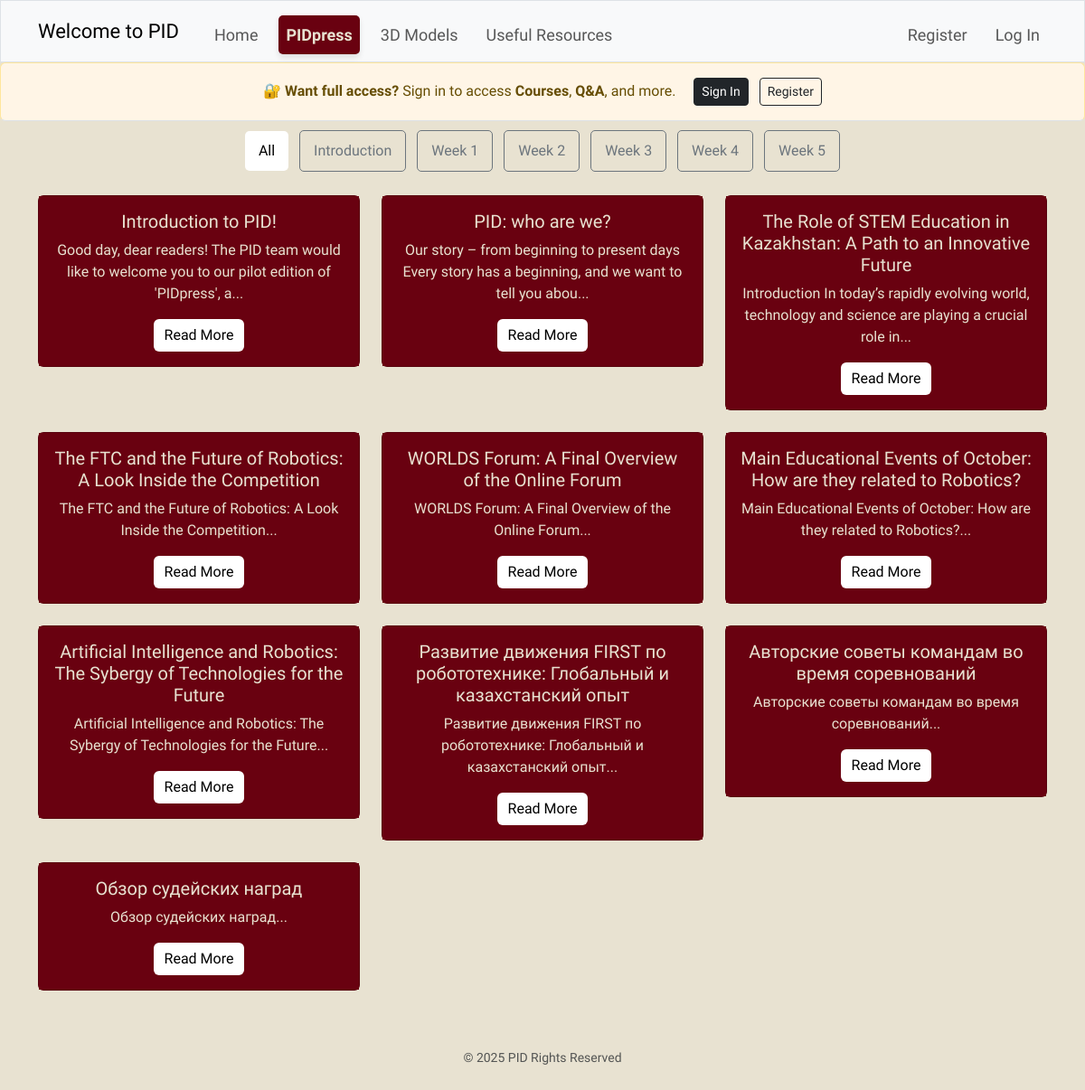
The page /pidpress on the database its author committed.
### tables this page shows
CREATE TABLE news (
id INTEGER PRIMARY KEY AUTOINCREMENT,
title TEXT NOT NULL,
img TEXT,
content TEXT NOT NULL,
category TEXT NOT NULL);

### app.py (the view)
@app.route("/pidpress", methods=["GET", "POST"])
def pidpress():
    categories = db.execute("SELECT DISTINCT category FROM news")
    selected_category = request.args.get('category', 'All')
    if selected_category == 'All':
        news_articles = db.execute("SELECT * FROM news")
    else:
        news_articles = db.execute("SELECT * FROM news WHERE category = ?", selected_category)
    return render_template('pidpress.html', news_articles=news_articles, categories=categories, selected_category=selected_category)

### templates/pidpress.html (shortened to what this page needs)
{% extends "layout.html" %}
{% block main %}
    <div class="container">
        <div class="scrollbar mb-3" style="overflow-x: auto; white-space: nowrap;">
            <a href="/pidpress?category=All" class="btn {% if selected_category == 'All' %}btn-primary{% else %}btn-outline-secondary{% endif %} mx-1">
                All
            </a>
            {% for category in categories %}
            <a href="/pidpress?category={{ category['category'] }}" class="btn {% if category['category'] == selected_category %}btn-primary{% else %}btn-outline-secondary{% endif %} mx-1">
                {{ category['category'] }}
            </a>
            {% endfor %}
        </div>
        <div class="row">
            {% if news_articles %}
                {% for article in news_articles %}
                    <div class="col-md-4">
                        <div class="card mb-4">
                            <div class="card-body">
                                <h5 class="card-title">{{ article['title'] }}</h5>
                                <p class="card-text">{{ article['content'][:100] }}...</p>
                                <button type="button" class="btn btn-primary" data-bs-toggle="modal" data-bs-target="#modal{{ article['id'] }}">
                                    Read More
                                </button>
                            </div>
                        </div>
                    </div>
                {% endfor %}
            {% else %}
            <div class="alert alert-warning" role="alert">
                No articles found for this category.
            </div>
            {% endif %}
        </div>
    </div>
{% endblock %}

### templates/layout.html (shortened to what this page needs)
<!DOCTYPE html>
<html lang="en">
<head>
    <link href="https://cdn.jsdelivr.net/npm/bootstrap@5.3.3/dist/css/bootstrap.min.css" rel="stylesheet"
>
</head>
<body>
    <nav class="bg-light border navbar navbar-expand-md navbar-light">
        <div class="container">
            <a class="navbar-brand" href="/" style="font-size: 22px; white-space: nowrap;">
                <span class="blue">Welcome</span><span class="red"> to PID</span>
            </a>
            <div class="collapse navbar-collapse" id="navbar">
                {% if session["user_id"] %}
                <ul class="navbar-nav me-auto mt-2 flex-wrap">
                    <li class="nav-item"><a class="nav-link{% if request.path == '/' %} active{% endif %}"
                            href="/">Home</a></li>
                    <li class="nav-item"><a class="nav-link{% if request.path == '/3dmodels' %} active{% endif %}"
                            href="/3dmodels">3D models</a></li>
                    <li class="nav-item"><a class="nav-link{% if request.path == '/pidpress' %} active{% endif %}"
                            href="/pidpress">PIDpress</a></li>
                    <li class="nav-item"><a class="nav-link{% if request.path == '/courses' %} active{% endif %}"
                            href="/courses">Courses</a></li>
                    <li class="nav-item"><a class="nav-link{% if request.path == '/mycourses' %} active{% endif %}"
                            href="/mycourses">MyCourses</a></li>
                    <li class="nav-item"><a class="nav-link{% if request.path.startswith('/qa') %} active{% endif %}"
                            href="/qa">Q&A</a></li>
                    <li class="nav-item"><a
                            class="nav-link{% if request.path == '/usefulresources' %} active{% endif %}"
                            href="/usefulresources">Useful Resources</a></li>
                </ul>
                <ul class="navbar-nav ms-auto mt-2">
                    <li class="nav-item"><a class="nav-link" href="/logout">Log Out</a></li>
                </ul>
                {% else %}
                <ul class="navbar-nav me-auto mt-2 flex-wrap">
                    <li class="nav-item"><a class="nav-link{% if request.path == '/' %} active{% endif %}"
                            href="/">Home</a></li>
                    <li class="nav-item"><a class="nav-link{% if request.path == '/pidpress' %} active{% endif %}"
                            href="/pidpress">PIDpress</a></li>
                    <li class="nav-item"><a class="nav-link{% if request.path == '/3dmodels' %} active{% endif %}"
                            href="/3dmodels">3D Models</a></li>
                    <li class="nav-item"><a
                            class="nav-link{% if request.path == '/usefulresources' %} active{% endif %}"
                            href="/usefulresources">Useful Resources</a></li>
                </ul>
                <ul class="navbar-nav ms-auto mt-2">
                    <li class="nav-item"><a class="nav-link" href="/register">Register</a></li>
                    <li class="nav-item"><a class="nav-link" href="/login">Log In</a></li>
                </ul>
                {% endif %}
            </div>
        </div>
    </nav>
    {% if not session["user_id"] %}
    <div class="alert alert-warning text-center mb-0 border-bottom" role="alert" style="background-color: #fff5e6;">
        <strong>🔐 Want full access?</strong>
        Sign in to access <strong>Courses</strong>, <strong>Q&A</strong>, and more.
        <a href="/login" class="btn btn-sm btn-dark ms-3">Sign In</a>
        <a href="/register" class="btn btn-sm btn-outline-dark ms-2">Register</a>
    </div>
    {% endif %}
    <main class="container-fluid text-center">
        {% block main %}{% endblock %}
    </main>
    <footer class="mb-5 small text-center text-muted" style="margin-top: 40px">
        &#169 2025 PID Rights Reserved
    </footer>
</body>
</html>

### templates/layout.html (style rules this page uses)
body { background-color: rgb(232, 226, 209); font-family: "Itim"; color: rgb(105, 1, 16); }
.nav-link { margin-left: 15px; font-size: 18px; transition: color 0.3s ease; white-space: nowrap; }
.nav-link.active { font-weight: bold; color: rgb(232, 226, 209) !important; background-color: rgb(105, 1, 16); padding: 8px 15px; border-radius: 5px; box-shadow: 0 4px 6px rgba(0, 0, 0, 0.1); }

### templates/pidpress.html (style rules this page uses)
.card-body { background-color: rgb(105, 1, 16); }
.scrollbar { padding: 10px 0; white-space: nowrap; overflow-x: scroll; overflow-y: hidden; -webkit-overflow-scrolling: touch; }
.scrollbar a { display: inline-block; text-align: center; padding: 10px 15px; border-radius: 5px; text-decoration: none; margin: 0 5px; transition: background-color 0.2s ease-in-out; }
.card { background-color: rgb(105, 1, 16); color: rgb(232, 226, 209) }
.btn.btn-primary { background-color: white; color: black; border: rgb(232, 226, 209) }

### rows shown on the page
news: title "Introduction to PID!", content "Good day, dear readers! The PID team would like to welcome you to our pilot edition of 'PIDpress', a"
news: title "PID: who are we?", content "Our story – from beginning to present days Every story has a beginning, and we want to tell you abou"
news: title "The Role of STEM Education in Kazakhstan: A Path to an Innovative Future", content "Introduction In today’s rapidly evolving world, technology and science are playing a crucial role in"
news: title "The FTC and the Future of Robotics: A Look Inside the Competition", content "The FTC and the Future of Robotics: A Look Inside the Competition"
news: title "WORLDS Forum: A Final Overview of the Online Forum", content "WORLDS Forum: A Final Overview of the Online Forum"
news: title "Main Educational Events of October: How are they related to Robotics?", content "Main Educational Events of October: How are they related to Robotics?"
news: title "Artificial Intelligence and Robotics: The Sybergy of Technologies for the Future", content "Artificial Intelligence and Robotics: The Sybergy of Technologies for the Future"
news: title "Развитие движения FIRST по робототехнике: Глобальный и казахстанский опыт", content "Развитие движения FIRST по робототехнике: Глобальный и казахстанский опыт"
news: title "Авторские советы командам во время соревнований", content "Авторские советы командам во время соревнований"
news: title "Обзор судейских наград", content "Обзор судейских наград"

### other values the page prints
{{ category['category'] }} "Introduction" "Week 1" "Week 2" "Week 3" "Week 4" "Week 5"
